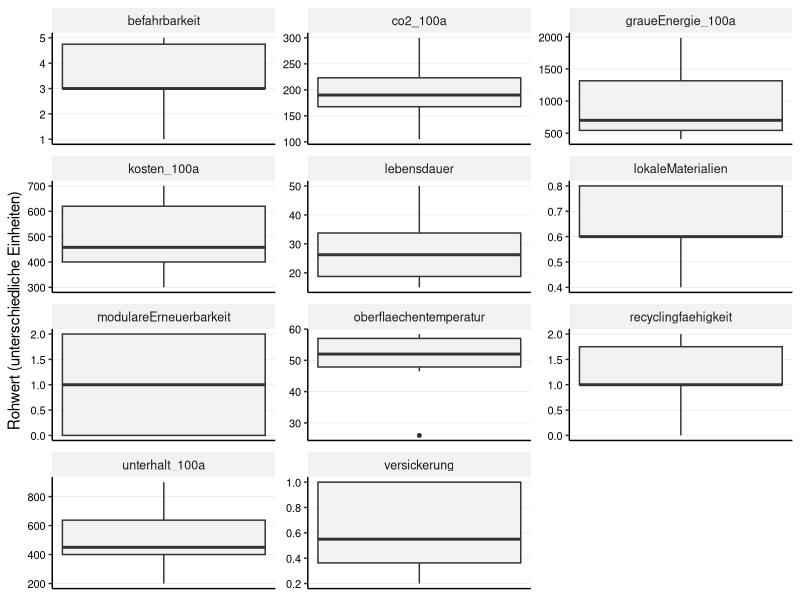
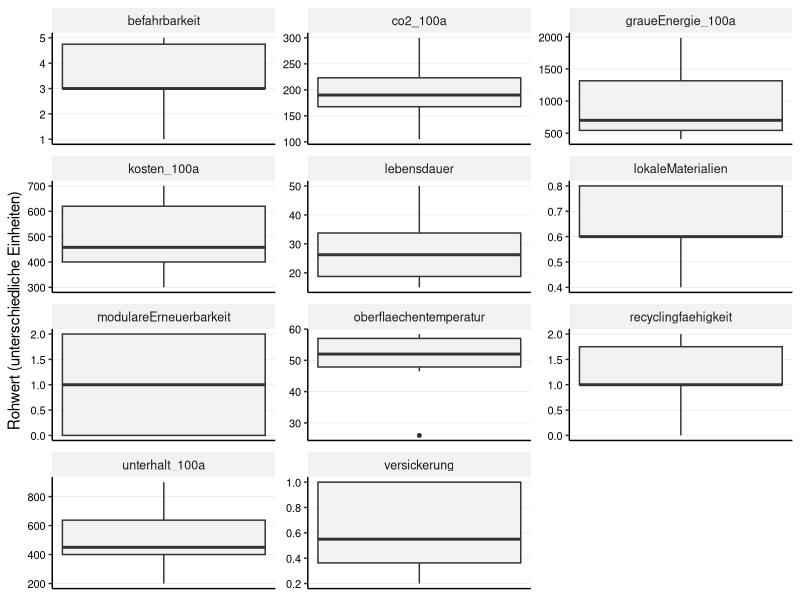

These figures' R source, in order: (Note: this script raises an error after producing the figures.)
## ---- chunk 1

library(tidyverse)
library(readr)
library(ggplot2)
library(forcats)
library(tidytext)

## ---- chunk 2

## 1. Daten Importieren

# Liest die Rohdaten für die Beläge ein
df_belaege_raw <- read_delim(
  "01_data_input/Belaege_tidy.csv",
  delim = ";"
)

# Liest die Gewichtungen für alle vier Szenarien ein
weights_s0_raw <- read_delim(
  "01_data_input/Belaege_Gewichtung_Szenario0.csv",
  delim = ";"
)
weights_s1_raw <- read_delim(
  "01_data_input/Belaege_Gewichtung_Szenario1.csv",
  delim = ";"
)
weights_s2_raw <- read_delim(
  "01_data_input/Belaege_Gewichtung_Szenario2.csv",
  delim = ";"
)
weights_s3_raw <- read_delim(
  "01_data_input/Belaege_Gewichtung_Szenario3.csv",
  delim = ";"
)
## ---- chunk 3
#| include: false
# --- PRÜFUNG BLOCK 1 ---

print("--- 1. Check: Spaltennamen Beläge (Sind alle Spaltennamen da?) ---")
colnames(df_belaege_raw)

print("--- 2. Check: Gewichtung S0 (Wurden Spalten getrennt?) ---")
head(weights_s0_raw)

print("--- 3. Check: Gewichtung S3 (Zur Sicherheit) ---")
head(weights_s3_raw)

## ---- chunk 4
# A. Bereinigung der Rohdaten (Belaege_normiert.csv)
df_belaege <- df_belaege_raw %>%
  select(belagskategorie, option, everything()) 

# B. Bereinigung der Gewichtungen (ALLE SZENARIEN)
# Wir fügen den Roh-Dateien die Szenario-Namen hinzu
df_weights_s0 <- weights_s0_raw %>%
  mutate(szenario = "Szenario 0: Baseline (IST)")
df_weights_s1 <- weights_s1_raw %>%
  mutate(szenario = "Szenario 1: Forschungsfokus")
df_weights_s2 <- weights_s2_raw %>%
  mutate(szenario = "Szenario 2: Radikale Vermeidung")
df_weights_s3 <- weights_s3_raw %>%
  mutate(szenario = "Szenario 3: Radikaler Lebenszyklus")

# Jetzt binden wir sie zu einer finalen Gewichtungs-Tabelle zusammen
df_weights <- bind_rows(df_weights_s0, df_weights_s1, df_weights_s2, df_weights_s3) %>%
  # Berechne das Gesamtgewicht (gewicht) aus den Rohspalten,
  mutate(
    gewicht = group_weight * within_group_weight
  ) %>%
   # umbenennen für den Join
  rename(
    bewertungskategorie = criterion_id
  ) %>%
  # Auswählen der Spalten, die der Rest des Skripts braucht
  select(szenario, bewertungskategorie, gewicht, group_id)

## ---- chunk 5
#| include: false
# --- PRÜFUNG BLOCK 2 ---

print(df_weights, n = 44)

print("--- Check: Stichprobe der Gewichte ---")
# Zeig mir mal S0 und S3 im Vergleich für Kosten
df_weights %>% 
  filter(bewertungskategorie == "initialkosten_100a") %>%
  select(szenario, gewicht)

## ---- chunk 6
# 3.1 Wide-to-Long
df_belaege_long <- df_belaege %>%
  pivot_longer(
    cols = where(is.numeric), 
    names_to = "bewertungskategorie", 
    values_to = "wert"
  )

# 3.2 JOIN mit Gewichtung
# WICHTIG: Wir nutzen left_join. 
# Alles was in der Gewichtungstabelle fehlt (wie 'initialkosten'), bekommt hier gewicht = NA.
df_belaege_joined <- df_belaege_long %>%
  left_join(df_weights, by = "bewertungskategorie", relationship = "many-to-many")

## ---- chunk 7
#| include: false
# --- PRÜFUNG BLOCK 3 ---

print(df_belaege_joined, n = 44)

print("--- Check: Hat 'initialkosten' KEIN Gewicht (NA)? ---")
df_belaege_joined %>%
  filter(bewertungskategorie == "initialkosten") %>%
  select(szenario, bewertungskategorie, gewicht) %>%
  distinct() %>%
  head(2) # Sollte NA zeigen (oder leer sein, falls S0)

print("--- Check: Hat 'initialkosten_100a' ein Gewicht? ---")
df_belaege_joined %>%
  filter(bewertungskategorie == "initialkosten_100a") %>%
  filter(szenario == "Szenario 0: Baseline (IST)") %>%
  select(szenario, bewertungskategorie, gewicht) %>%
  distinct() %>%
  head(2) # Sollte 0.1 zeigen

## ---- chunk 8
# -------------------------------------------------------
# TEIL 1: Boxplot der Rohwerte (Überblick)  (Scientific Style)
# -------------------------------------------------------
# Hinweis: Da die Einheiten gemischt sind, nutzen wir facet_wrap mit freien Skalen.
plot_rohwerte <- ggplot(df_belaege_long, aes(y = wert)) +
  geom_boxplot(fill = "grey95", width = 0.5, outlier.size = 1) +
  
  # Facetten für jedes Kriterium
  facet_wrap(~bewertungskategorie, scales = "free", ncol = 3) +
  
  labs(
    title = NULL, 
    subtitle = NULL,
    x = NULL,
    y = "Rohwert (unterschiedliche Einheiten)"
  ) +
  
  theme_classic(base_size = 11) +
  
  theme(
    # Nur horizontale Gitterlinien (y) sind wichtig zum Ablesen der Werte
    panel.grid.major.y = element_line(color = "grey90", linewidth = 0.2),
    panel.grid.major.x = element_blank(),
    
    # Facetten-Label
    strip.background = element_rect(fill = "grey95", color = NA),
    strip.text = element_text(face = "plain", size = 9),
    
    # Y-Achse (Werte) MUSS sichtbar sein:
    axis.text.y = element_text(size = 8, color = "black"), 
    
    # X-Achse (unten) kann leer sein:
    axis.text.x = element_blank(),
    axis.ticks.x = element_blank()
  )

print(plot_rohwerte)

## ---- chunk 9
#| include: false
# Speicher des Plots
ggsave("02_export/plots/check_01_rohwerte_verteilung_belaege.png", 
       plot = plot_rohwerte, width = 10, height = 8, dpi = 300)

## ---- chunk 10
#| label: fig-lebenszyklus-final-clean
#| fig.width: 10
#| fig.height: 12
#| out.width: "100%"
#| warning: false

## 4. Explorative Datenanalyse (Scientific Style - Final)

if(!require(patchwork)) install.packages("patchwork")
library(patchwork)

# -------------------------------------------------------
# TEIL 1: KOSTEN (Gestapelt: Erneuerungszyklen + Unterhalt)
# -------------------------------------------------------

# 1. Daten vorbereiten
df_kosten_calc <- df_belaege %>%
  select(belagskategorie, option, initialkosten, initialkosten_100a, unterhalt_100a) %>%
  mutate(
    n_zyklen = round(initialkosten_100a / initialkosten),
    total_kosten = initialkosten_100a + unterhalt_100a
  )

# 2. Datensatz "aufblasen"
df_invest_expanded <- df_kosten_calc %>%
  uncount(n_zyklen) %>%
  mutate(
    kostenart = "Investitionskosten (pro Erneuerungszyklus)",
    wert = initialkosten,
    label_text = as.character(round(initialkosten, 0))
  )

df_unterhalt <- df_kosten_calc %>%
  mutate(
    kostenart = "Unterhaltskosten (kumuliert 100a)",
    wert = unterhalt_100a,
    label_text = as.character(round(unterhalt_100a, 0)) 
  )

df_plot_kosten_final <- bind_rows(df_invest_expanded, df_unterhalt) %>%
  mutate(option_sortiert = reorder(option, initialkosten_100a + unterhalt_100a)) %>%
  mutate(kosten_label = fct_relevel(kostenart, 
                                    "Unterhaltskosten (kumuliert 100a)", 
                                    "Investitionskosten (pro Erneuerungszyklus)"))

# 3. Plot Kosten erstellen
plot_kosten_stacked <- ggplot(df_plot_kosten_final, 
       aes(x = option_sortiert, y = wert, fill = kosten_label)) +
  
  # Balken mit weissen Trennlinien
  geom_col(width = 0.7, color = "white", linewidth = 0.3) + 
  
  # Beschriftung: Mittig im Block
  geom_text(aes(label = label_text), 
            position = position_stack(vjust = 0.5), 
            size = 2.5, 
            color = "white") +
  
  scale_fill_manual(values = c(
    "Investitionskosten (pro Erneuerungszyklus)" = "#084594", 
    "Unterhaltskosten (kumuliert 100a)" = "#9ecae1"
  )) +
  
  scale_y_continuous(breaks = seq(0, 3000, 200)) + 
  scale_x_discrete(labels = function(x) stringr::str_wrap(x, width = 20)) +
  
  labs(
    title = NULL,
    x = NULL,
    y = "Kosten [CHF/m²]",
    fill = NULL 
  ) +
  
  theme_classic(base_size = 11) +
  
  theme(
    legend.position = "bottom",
    panel.grid.major.y = element_line(color = "grey90", linewidth = 0.2),
    panel.grid.major.x = element_blank(),
    axis.text.x = element_text(angle = 45, hjust = 1, size = 10, color = "black"),
    axis.text.y = element_text(size = 10, color = "black"),
    plot.margin = margin(t = 5, r = 5, b = 10, l = 5, unit = "mm")
  ) +
  guides(fill = guide_legend(reverse = TRUE))

# Speichern Kosten
print(plot_kosten_stacked)
ggsave("02_export/plots/Abb_Lebenszyklus_Kosten_Stacked_Zyklen.png", 
       plot = plot_kosten_stacked, width = 8, height = 8, dpi = 300)


# -------------------------------------------------------
# TEIL 2: UMWELT (Clean & Feines Raster)
# -------------------------------------------------------

# --- Plot A: CO2-Emissionen ---
df_co2 <- df_belaege %>%
  select(belagskategorie, option, wert = co2_100a) %>%
  mutate(kategorie = fct_relevel(belagskategorie, "Asphalt", "Pflaster", "Sickerbeläge")) %>%
  mutate(option_sortiert = reorder(option, wert))

p_co2 <- ggplot(df_co2, aes(x = option_sortiert, y = wert, fill = kategorie)) + 
  geom_col(width = 0.7) + 
  
  scale_fill_manual(values = c("Asphalt" = "#084594", "Pflaster" = "#4292c6", "Sickerbeläge" = "#9ecae1")) +
  
  # HIER NEU: Feines Raster für CO2 (alle 50 kg)
  scale_y_continuous(breaks = seq(0, 1000, 50)) +
  
  scale_x_discrete(labels = function(x) stringr::str_wrap(x, width = 20)) +
  
  labs(title = "CO\u2082-Emissionen (100a)", y = "kg CO\u2082-eq/m\u00B2", x = NULL) +
  
  theme_classic(base_size = 11) +
  theme(
    legend.position = "none", 
    plot.title = element_text(face = "plain", size = 11, hjust = 0),
    axis.title.y = element_text(face = "plain", size = 10, color = "black"),
    panel.grid.major.y = element_line(color = "grey90", linewidth = 0.2), # Hilfslinien sichtbar
    panel.grid.major.x = element_blank(),
    axis.text.x = element_blank(), 
    axis.ticks.x = element_blank(),
    plot.margin = margin(t = 5, r = 5, b = 0, l = 5, unit = "mm")
  )


# --- Plot B: Graue Energie ---
df_grau <- df_belaege %>%
  select(belagskategorie, option, wert = graueEnergie_100a) %>%
  mutate(kategorie = fct_relevel(belagskategorie, "Asphalt", "Pflaster", "Sickerbeläge")) %>%
  mutate(option_sortiert = reorder(option, wert))

p_grau <- ggplot(df_grau, aes(x = option_sortiert, y = wert, fill = kategorie)) + 
  geom_col(width = 0.7) + 
  
  scale_fill_manual(values = c("Asphalt" = "#084594", "Pflaster" = "#4292c6", "Sickerbeläge" = "#9ecae1")) +
  
  # HIER NEU: Feines Raster für Energie (alle 200 kWh)
  scale_y_continuous(breaks = seq(0, 4000, 200)) +
  
  scale_x_discrete(labels = function(x) stringr::str_wrap(x, width = 20)) +
  
  labs(title = "Graue Energie (100a)", y = "kWh/m\u00B2", x = NULL, fill = "Belagskategorie") +
  
  theme_classic(base_size = 11) +
  theme(
    legend.position = "bottom",
    plot.title = element_text(face = "plain", size = 11, hjust = 0),
    axis.title.y = element_text(face = "plain", size = 10, color = "black"),
    panel.grid.major.y = element_line(color = "grey90", linewidth = 0.2), # Hilfslinien sichtbar
    panel.grid.major.x = element_blank(),
    axis.text.x = element_text(angle = 45, hjust = 1, size = 10, color = "black"),
    plot.margin = margin(t = 10, r = 5, b = 5, l = 5, unit = "mm")
  )

# --- Zusammenfügen ---
plot_umwelt_combined <- p_co2 / p_grau

print(plot_umwelt_combined)
ggsave("02_export/plots/Abb_Lebenszyklus_Umwelt_clean.png", 
       plot = plot_umwelt_combined, width = 8, height = 12, dpi = 300) # Höhe auf 12 erhöht für Platz
## ---- chunk 11
# 5.1 Definieren: Wo ist "weniger" besser?
kriterien_lower_is_better <- c(
  "initialkosten", 
  "initialkosten_100a", 
  "unterhalt_100a", 
  "co2_100a", 
  "graueEnergie_100a",
  "oberflaechentemperatur" 
)

# 5.2 Min-Max-Skalierung
# Wir normieren ALLES (auch ungewichtete Infos), damit wir sie plotten können.
# WICHTIG: Hier NICHT nach Gewicht filtern, sonst verschwinden die Initialkosten!
df_belaege_normalized <- df_belaege_joined %>%
  filter(!is.na(wert)) %>% # Nur Zeilen ohne Werte löschen
  group_by(bewertungskategorie) %>%
  mutate(
    min_wert = min(wert, na.rm = TRUE),
    max_wert = max(wert, na.rm = TRUE),
    # Berechnung des Scores
    score_normiert = case_when(
      # Sonderfall: Wenn Min und Max gleich sind (alle gleich gut) -> Score 1
      (max_wert - min_wert) == 0 ~ 1,
      # Normale Skalierung (higher is better)
      !(bewertungskategorie %in% kriterien_lower_is_better) ~ (wert - min_wert) / (max_wert - min_wert),
      # Invertierte Skalierung (lower is better)
      bewertungskategorie %in% kriterien_lower_is_better ~ 1 - ((wert - min_wert) / (max_wert - min_wert))
    )
  ) %>%
ungroup()

## ---- chunk 12
#| include: false
# --- PRÜFUNG BLOCK 5 ---

print("--- Check: Sind alle Kriterien da (auch die ohne Gewicht) und ist der Score Normiert zwischen 0 und 1? ---")
df_min_max_check <- df_belaege_normalized %>%
  select(bewertungskategorie, min_wert, max_wert, score_normiert) %>%
  distinct()

print(df_min_max_check)

print("--- Check: Haben 'initialkosten' einen Score bekommen? ---")
# Wir testen eine Zeile stichprobenartig
df_belaege_normalized %>%
  filter(bewertungskategorie == "initialkosten") %>%
  select(option, wert, score_normiert) %>%
  head(3)

# Prüfen, ob der Join geklappt hat (Gewicht da?):
print("--- Check Gewicht für Kosten ---")
df_belaege_normalized %>%
  filter(bewertungskategorie %in% c("initialkosten", "initialkosten_100a")) %>%
  select(szenario, bewertungskategorie, gewicht) %>%
  distinct() %>%
  print()
## ---- chunk 13
# Boxplot der normierten Scores (Scientific Style)
# Ziel: Überprüfen, ob die Min-Max-Skalierung funktioniert hat.
# Alle Boxplots müssen zwischen 0 und 1 liegen.

plot_normiert <- ggplot(df_belaege_normalized, aes(x = bewertungskategorie, y = score_normiert)) +
  geom_boxplot(fill = "grey90", width = 0.6, outlier.colour = "black", outlier.size = 1) +
  
  coord_flip() +
  
  # Fixe Skala 0-1
  scale_y_continuous(limits = c(0, 1), expand = c(0, 0.05)) +
  
  labs(
    title = NULL,
    subtitle = NULL,
    x = NULL, # Kriterien-Namen stehen an der Achse
    y = "Normierter Score (0 = schlecht, 1 = ideal)"
  ) +
  
  theme_classic(base_size = 11) +
  
  theme(
    # Gitterlinien: Vertikal wichtig (um 0.5 etc. zu sehen), Horizontal weg
    panel.grid.major.x = element_line(color = "grey90", linewidth = 0.2),
    panel.grid.major.y = element_blank(),
    
    # Achsen-Texte
    axis.text.y = element_text(color = "black", size = 10), # Kriterien-Namen
    axis.text.x = element_text(color = "black", size = 10)  # Zahlen 0-1
  )


print(plot_normiert)

## ---- chunk 14
#| include: false
ggsave("02_export/plots/check_02_normierte_scores_belaege.png", 
       plot = plot_normiert, width = 10, height = 7, dpi = 300)

# --- PRÜFUNG BLOCK 6 ---

print("--- Check: Liegen alle Scores zwischen 0 und 1? ---")
summary(df_belaege_normalized$score_normiert)
# Min sollte >= 0.00 sein, Max <= 1.00

print("--- Check: Sind 'initialkosten' im Boxplot-Datensatz enthalten? ---")
# Wir zählen, wie viele Datenpunkte wir pro Kategorie haben
df_belaege_normalized %>%
  filter(bewertungskategorie %in% c("initialkosten", "initialkosten_100a")) %>%
  count(bewertungskategorie)
## ---- chunk 15
# 7.1 Berechnung Score pro Kriterium
df_mca_calculated <- df_belaege_normalized %>%
  # HIER filtern wir alles raus, was kein Gewicht hat (z.B. reine Initialkosten)
  filter(!is.na(gewicht)) %>% 
  mutate(MCA_score_kriterium = score_normiert * gewicht)

# 7.2 Aggregation pro Szenario
# Wir summieren die Scores pro Baum und Szenario
df_mca_total <- df_mca_calculated %>%
  group_by(szenario, belagskategorie, option) %>%
  summarise(MCA_gesamtscore = sum(MCA_score_kriterium, na.rm = TRUE), .groups = 'drop') %>%
  # Sortierung: Erst nach Szenario, dann nach Punktzahl
  arrange(szenario, desc(MCA_gesamtscore)) 

# Anzeigen der Ergebnisse
print("--- MCA Gesamtergebnis (Auszug) ---")
print(df_mca_total, n = 20)

# 7.3 - Auswahl der "Top 3 Sieger"
# Ziel: Für jedes der 4 Szenarien die Top 3 Beläge aus dem Gesamtranking
N_BELAEGE_AUSWAEHLEN <- 3

df_sieger_belaege <- df_mca_total %>%
  group_by(szenario) %>%
  # Wählt die N besten Beläge innerhalb jedes Szenarios aus
  slice_max(MCA_gesamtscore, n = N_BELAEGE_AUSWAEHLEN) %>%
  ungroup() %>%
  # Ordnen für bessere Lesbarkeit
  arrange(szenario, desc(MCA_gesamtscore))

# Anzeigen der 12 Sieger-Optionen (4 Szenarien * 3 Beläge)
print(paste("--- Top", N_BELAEGE_AUSWAEHLEN, "Beläge pro Szenario (für Zeitstrahl-Analyse) ---"))
print(df_sieger_belaege, n = 12)

## ---- chunk 16
#| include: false
# 7.4 Export der Tabellen
write_csv2(
  df_sieger_belaege,
  file = "02_export/tables/mca_top3_belaege_pro_szenario.csv"
)
write_csv2(
  df_mca_total, 
  file = "02_export/tables/mca_rangliste_alle_szenarien.csv"
)
write_csv2(
  df_mca_calculated, 
  file = "02_export/tables/mca_details_berechnung_alle_szenarien.csv"
)

# --- PRÜFUNG BLOCK 7 ---

print("--- Check: Enthält die Berechnung noch Zeilen ohne Gewicht? ---")
# Sollte 0 Zeilen ergeben
df_mca_calculated %>% filter(is.na(gewicht)) %>% count()

print("--- Check: Plausibilität Ergebnisse (S0 Baseline) ---")
# Zeig mir die Top 3 von Szenario 0
df_sieger_belaege %>% 
  filter(szenario == "Szenario 0: Baseline (IST)") %>%
  select(option, MCA_gesamtscore)

## ---- chunk 17

# --- Datenaufbereitung für Stacked Plot (einmalig & aufgehübscht) ---
df_mca_groups_belaege_plot <- df_mca_calculated %>%
  group_by(szenario, belagskategorie, option, group_id) %>%
  summarise(gruppen_score = sum(MCA_score_kriterium, na.rm = TRUE), .groups = 'drop') %>%
  left_join(df_mca_total, by = c("szenario", "belagskategorie", "option")) %>%
  mutate(group_label_clean = case_when(
    group_id == "langlebigkeit" ~ "Langlebigkeit",
    group_id == "wirtschaftlichkeit" ~ "Wirtschaftlichkeit",
    group_id == "multifunktionale_nutzungsqualitaet" ~ "Multifunktionale Nutzungsqualität",
    group_id == "umweltwirkung" ~ "Umweltwirkung",
    group_id == "kreislauffaehigkeit" ~ "Kreislauffähigkeit",
    TRUE ~ group_id
  ))

# 1. Farben definieren (Einheitlich zur gesamten Arbeit)
colors_kategorie <- c(
  "Asphalt" = "#084594", 
  "Pflaster" = "#4292c6", 
  "Sickerbeläge" = "#9ecae1")

# 2. Farben für Kriterien-Gruppen
colors_gruppen <- c(
  "Langlebigkeit" = "#08306b",                     # Dunkelstes Blau (Zeit)
  "Wirtschaftlichkeit" = "#2171b5",                # Dunkles Mittelblau (Geld)
  "Multifunktionale Nutzungsqualität" = "#4292c6", # Mittelblau
  "Umweltwirkung" = "#9ecae1",                     # Hellblau
  "Kreislauffähigkeit" = "#deebf7"                 # Sehr helles Blau/Grau
)
## ---- chunk 18
#| label: fig-mca-plots-belaege-s0
#| fig.width: 13
#| fig.height: 8
#| out.width: "95%"
#| dpi: 300

# --- Plot 1: Ranking (Szenario 0) ---
data_s0 <- df_mca_total %>% filter(szenario == "Szenario 0: Baseline (IST)")

plot_s0_rank <- ggplot(data_s0,
       aes(x = MCA_gesamtscore,
           y = fct_reorder(option, MCA_gesamtscore), 
           fill = belagskategorie)) + 
  geom_col(width = 0.7) +
  
  scale_x_continuous(limits = c(0, 1), expand = c(0, 0.05)) + 
  scale_y_discrete(labels = function(x) stringr::str_wrap(x, width = 40)) +
  scale_fill_manual(values = colors_kategorie) +
  
  labs(
    title = NULL, 
    x = "MCA Score (0-1)", 
    y = NULL, 
    fill = "Kategorie"
  ) +

  theme_classic(base_size = 11) + 

  theme(
    legend.position = "bottom",
    panel.grid.major.y = element_blank(),
    panel.grid.major.x = element_line(color = "grey90", linewidth = 0.2),
    axis.text = element_text(color = "black"),
    plot.margin = margin(t = 5, r = 10, b = 5, l = 5, unit = "mm")
  )

print(plot_s0_rank, width = 10, height = 7)
ggsave("02_export/plots/mca_gesamtergebnis_s0_belaege.png",
       plot = plot_s0_rank, width = 10, height = 7, dpi = 300)


# --- Plot 2: Stacked Detail (Szenario 0) ---
data_s0_groups <- df_mca_groups_belaege_plot %>% filter(szenario == "Szenario 0: Baseline (IST)")

plot_s0_stack <- ggplot(data_s0_groups,
       aes(x = gruppen_score,
           y = fct_reorder(option, MCA_gesamtscore), 
           fill = group_label_clean)) + 
  geom_col(position = "stack", width = 0.7) +
  
  scale_x_continuous(limits = c(0, 1), expand = c(0, 0.05)) +
  scale_y_discrete(labels = function(x) stringr::str_wrap(x, width = 40)) +
  scale_fill_manual(values = colors_gruppen) +
  
  labs(
    title = NULL, 
    x = "Beitrag zum Score", 
    y = NULL, 
    fill = "Kriteriengruppe"
  ) +
  theme_classic(base_size = 11) + 
  theme(
    legend.position = "bottom",
    legend.text = element_text(size = 9),
    legend.box = "vertical",
    panel.grid.major.y = element_blank(),
    panel.grid.major.x = element_line(color = "grey90", linewidth = 0.2),
    axis.text = element_text(color = "black"),
    plot.margin = margin(t = 5, r = 10, b = 5, l = 5, unit = "mm")
  ) +
  guides(fill = guide_legend(nrow = 2, byrow = TRUE))

print(plot_s0_stack)
ggsave("02_export/plots/mca_detail_gruppen_s0_belaege.png",
       plot = plot_s0_stack, width = 10, height = 7, dpi = 300)

# ![Alternative Bildunterschrift](02_export/plots/mca_detail_gruppen_s0_belaege.png)

## ---- chunk 19
#| label: fig-mca-plots-belaege-s1
#| fig.width: 13
#| fig.height: 8
#| out.width: "95%"
#| dpi: 300

# --- Plot 1: Ranking (Szenario 1) ---
data_s1 <- df_mca_total %>% filter(szenario == "Szenario 1: Forschungsfokus")

plot_s1_rank <- ggplot(data_s1,
       aes(x = MCA_gesamtscore,
           y = fct_reorder(option, MCA_gesamtscore), 
           fill = belagskategorie)) + 
  geom_col(width = 0.7) +
  scale_x_continuous(limits = c(0, 1), expand = c(0, 0.05)) + 
  scale_y_discrete(labels = function(x) stringr::str_wrap(x, width = 40)) +
  scale_fill_manual(values = colors_kategorie) +
  labs(
    title = NULL, 
    x = "MCA Score (0-1)", 
    y = NULL, 
    fill = "Kategorie"
  ) +
  theme_classic(base_size = 11) + 
  theme(
    legend.position = "bottom",
    panel.grid.major.y = element_blank(),
    panel.grid.major.x = element_line(color = "grey90", linewidth = 0.2),
    axis.text = element_text(color = "black"),
    plot.margin = margin(t = 5, r = 10, b = 5, l = 5, unit = "mm")
  )

print(plot_s1_rank)
ggsave("02_export/plots/mca_gesamtergebnis_s1_belaege.png",
       plot = plot_s1_rank, width = 10, height = 7, dpi = 300)


# --- Plot 2: Stacked Detail (Szenario 1) ---
data_s1_groups <- df_mca_groups_belaege_plot %>% filter(szenario == "Szenario 1: Forschungsfokus")

plot_s1_stack <- ggplot(data_s1_groups,
       aes(x = gruppen_score,
           y = fct_reorder(option, MCA_gesamtscore), 
           fill = group_label_clean)) + 
  geom_col(position = "stack", width = 0.7) +
  scale_x_continuous(limits = c(0, 1), expand = c(0, 0.05)) +
  scale_y_discrete(labels = function(x) stringr::str_wrap(x, width = 40)) +
  scale_fill_manual(values = colors_gruppen) +
  labs(
    title = NULL, 
    x = "Beitrag zum Score", 
    y = NULL, 
    fill = "Kriteriengruppe"
  ) +
  theme_classic(base_size = 11) + 
  theme(
    legend.position = "bottom",
    legend.text = element_text(size = 9), 
    legend.box = "vertical",
    panel.grid.major.y = element_blank(),
    panel.grid.major.x = element_line(color = "grey90", linewidth = 0.2),
    axis.text = element_text(color = "black"),
    plot.margin = margin(t = 5, r = 10, b = 5, l = 5, unit = "mm")
  ) +
  guides(fill = guide_legend(nrow = 2, byrow = TRUE))

print(plot_s1_stack)
ggsave("02_export/plots/mca_detail_gruppen_s1_belaege.png",
       plot = plot_s1_stack, width = 10, height = 7, dpi = 300)
## ---- chunk 20
#| label: fig-mca-plots-belaege-s2
#| fig.width: 13
#| fig.height: 8
#| out.width: "95%"
#| dpi: 300

# --- Plot 1: Ranking (Szenario 2) ---
data_s2 <- df_mca_total %>% filter(szenario == "Szenario 2: Radikale Vermeidung")

plot_s2_rank <- ggplot(data_s2,
       aes(x = MCA_gesamtscore,
           y = fct_reorder(option, MCA_gesamtscore), 
           fill = belagskategorie)) + 
  geom_col(width = 0.7) +
  scale_x_continuous(limits = c(0, 1), expand = c(0, 0.05)) + 
  scale_y_discrete(labels = function(x) stringr::str_wrap(x, width = 40)) +
  scale_fill_manual(values = colors_kategorie) +
  labs(
    title = NULL, 
    x = "MCA Score (0-1)", 
    y = NULL, 
    fill = "Kategorie"
  ) +
  theme_classic(base_size = 11) + 
  theme(
    legend.position = "bottom",
    panel.grid.major.y = element_blank(),
    panel.grid.major.x = element_line(color = "grey90", linewidth = 0.2),
    axis.text = element_text(color = "black"),
    plot.margin = margin(t = 5, r = 10, b = 5, l = 5, unit = "mm")
  )

print(plot_s2_rank)
ggsave("02_export/plots/mca_gesamtergebnis_s2_belaege.png",
       plot = plot_s2_rank, width = 10, height = 7, dpi = 300)


# --- Plot 2: Stacked Detail (Szenario 2) ---
data_s2_groups <- df_mca_groups_belaege_plot %>% filter(szenario == "Szenario 2: Radikale Vermeidung")

plot_s2_stack <- ggplot(data_s2_groups,
       aes(x = gruppen_score,
           y = fct_reorder(option, MCA_gesamtscore), 
           fill = group_label_clean)) + 
  geom_col(position = "stack", width = 0.7) +
  scale_x_continuous(limits = c(0, 1), expand = c(0, 0.05)) +
  scale_y_discrete(labels = function(x) stringr::str_wrap(x, width = 40)) +
  scale_fill_manual(values = colors_gruppen) +
  labs(
    title = NULL, 
    x = "Beitrag zum Score", 
    y = NULL, 
    fill = "Kriteriengruppe"
  ) +
  theme_classic(base_size = 11) + 
  theme(
    legend.position = "bottom",
    legend.text = element_text(size = 9), 
    legend.box = "vertical",
    panel.grid.major.y = element_blank(),
    panel.grid.major.x = element_line(color = "grey90", linewidth = 0.2),
    axis.text = element_text(color = "black"),
    plot.margin = margin(t = 5, r = 10, b = 5, l = 5, unit = "mm")
  ) +
  guides(fill = guide_legend(nrow = 2, byrow = TRUE))

print(plot_s2_stack)
ggsave("02_export/plots/mca_detail_gruppen_s2_belaege.png",
       plot = plot_s2_stack, width = 10, height = 7, dpi = 300)

## ---- chunk 21
#| label: fig-mca-plots-belaege-s3
#| fig.width: 13
#| fig.height: 8
#| out.width: "95%"
#| dpi: 300

# --- Plot 1: Ranking (Szenario 3) ---
data_s3 <- df_mca_total %>% filter(szenario == "Szenario 3: Radikaler Lebenszyklus")

plot_s3_rank <- ggplot(data_s3,
       aes(x = MCA_gesamtscore,
           y = fct_reorder(option, MCA_gesamtscore), 
           fill = belagskategorie)) + 
  geom_col(width = 0.7) +
  scale_x_continuous(limits = c(0, 1), expand = c(0, 0.05)) + 
  scale_y_discrete(labels = function(x) stringr::str_wrap(x, width = 40)) +
  scale_fill_manual(values = colors_kategorie) +
  labs(
    title = NULL, 
    x = "MCA Score (0-1)", 
    y = NULL, 
    fill = "Kategorie"
  ) +
  theme_classic(base_size = 11) + 
  theme(
    legend.position = "bottom",
    panel.grid.major.y = element_blank(),
    panel.grid.major.x = element_line(color = "grey90", linewidth = 0.2),
    axis.text = element_text(color = "black"),
    plot.margin = margin(t = 5, r = 10, b = 5, l = 5, unit = "mm")
  )

print(plot_s3_rank)
ggsave("02_export/plots/mca_gesamtergebnis_s3_belaege.png",
       plot = plot_s3_rank, width = 10, height = 7, dpi = 300)


# --- Plot 2: Stacked Detail (Szenario 3) ---
data_s3_groups <- df_mca_groups_belaege_plot %>% filter(szenario == "Szenario 3: Radikaler Lebenszyklus")

plot_s3_stack <- ggplot(data_s3_groups,
       aes(x = gruppen_score,
           y = fct_reorder(option, MCA_gesamtscore), 
           fill = group_label_clean)) + 
  geom_col(position = "stack", width = 0.7) +
  scale_x_continuous(limits = c(0, 1), expand = c(0, 0.05)) +
  scale_y_discrete(labels = function(x) stringr::str_wrap(x, width = 40)) +
  scale_fill_manual(values = colors_gruppen) +
  labs(
    title = NULL, 
    x = "Beitrag zum Score", 
    y = NULL, 
    fill = "Kriteriengruppe"
  ) +
  theme_classic(base_size = 11) + 
  theme(
    legend.position = "bottom",
    legend.text = element_text(size = 9), 
    legend.box = "vertical",
    panel.grid.major.y = element_blank(),
    panel.grid.major.x = element_line(color = "grey90", linewidth = 0.2),
    axis.text = element_text(color = "black"),
    plot.margin = margin(t = 5, r = 10, b = 5, l = 5, unit = "mm")
  ) +
  guides(fill = guide_legend(nrow = 2, byrow = TRUE))

print(plot_s3_stack)
ggsave("02_export/plots/mca_detail_gruppen_s3_belaege.png",
       plot = plot_s3_stack, width = 10, height = 7, dpi = 300)
